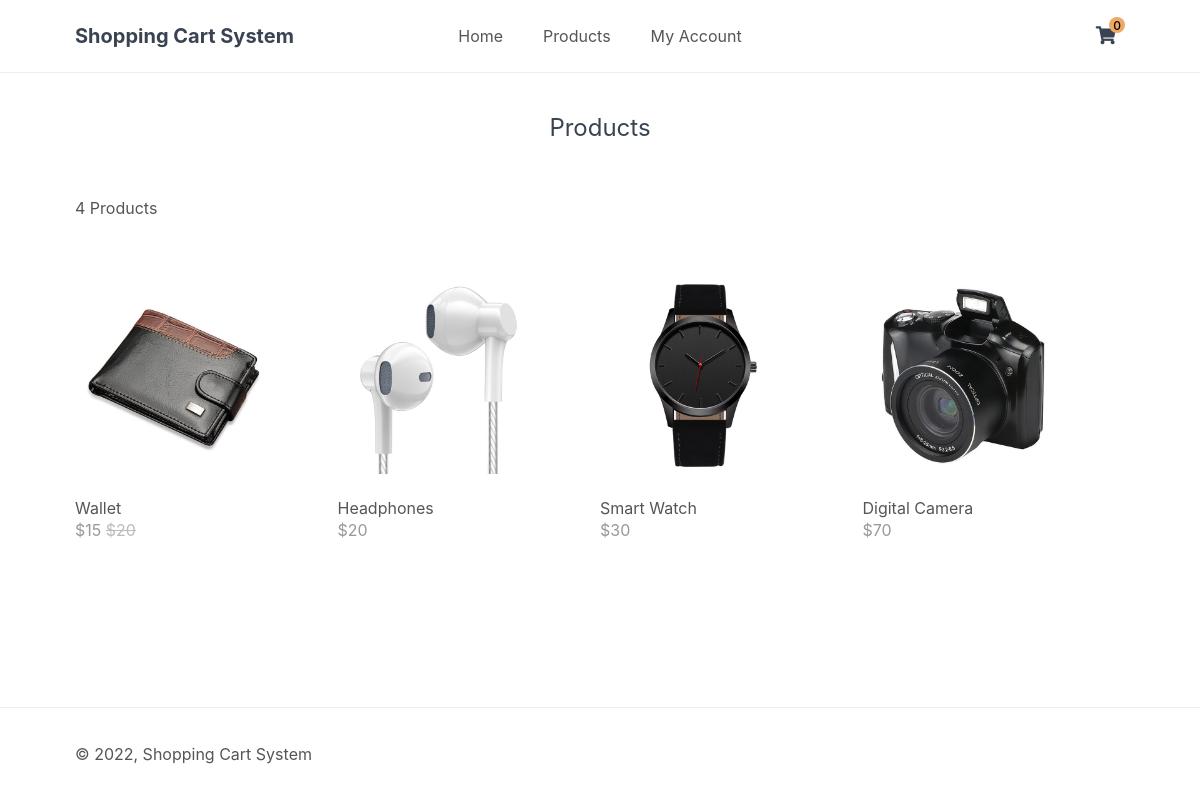
The page /index.php?page=products on the database its author committed.
### tables this page shows
CREATE TABLE IF NOT EXISTS `item` (
	`item_id`			INT NOT NULL AUTO_INCREMENT,
	`item_name` 		VARCHAR(64),
	`desc` 				VARCHAR(1024),
	`price` 			INT,
	`discount_price`	INT,
	`quantity` 			INT,
	`img` 				VARCHAR(32),
	`date_added` 		DATETIME NOT NULL DEFAULT CURRENT_TIMESTAMP,
	`availability` 		BOOLEAN,
	PRIMARY KEY (`item_id`)
);

### index.php (called while the page is built, shortened)
<?php
include 'functions.php';
$page = isset($_GET['page']) && file_exists($_GET['page'] . '.php') ? $_GET['page'] : 'home';
include $page . '.php';
?>

### products.php (the view, shortened to what this page needs)
<?php
$num_products_on_each_page = 4;
$current_page = isset($_GET['p']) && is_numeric($_GET['p']) ? (int)$_GET['p'] : 1;
$stmt = $pdo->prepare('SELECT * FROM item ORDER BY date_added DESC LIMIT ?,?');
$stmt->bindValue(1, ($current_page - 1) * $num_products_on_each_page, PDO::PARAM_INT);
$stmt->bindValue(2, $num_products_on_each_page, PDO::PARAM_INT);
$stmt->execute();
$products = $stmt->fetchAll(PDO::FETCH_ASSOC);
$total_products = $pdo->query('SELECT * FROM item')->rowCount();
?>
<?=template_header('Products')?>
<div class="products content-wrapper">
    <h1>Products</h1>
    <p><?=$total_products?> Products</p>
    <div class="products-wrapper">
        <?php foreach ($products as $product): ?>
        <a href="index.php?page=product&id=<?=$product['item_id']?>" class="product">
            <img src="imgs/<?=$product['img']?>" width="200" height="200" alt="<?=$product['item_name']?>">
            <span class="name"><?=$product['item_name']?></span>
            <span class="price">
                &dollar;<?=$product['price']?>
                <?php if ($product['discount_price'] > 0): ?>
                <span class="rrp">&dollar;<?=$product['discount_price']?></span>
                <?php endif; ?>
            </span>
        </a>
        <?php endforeach; ?>
    </div>
    <div class="buttons">
    </div>
</div>
<?=template_footer()?>

### style.css (style rules this page uses)
* { box-sizing: border-box; font-family: -apple-system, BlinkMacSystemFont, "segoe ui", roboto, oxygen, ubuntu, cantarell, "fira sans", "droid sans", "helvetica neue", Arial, sans-serif; font-size: 16px; }
html { height: 100%; }
body { position: relative; min-height: 100%; color: #555555; background-color: #FFFFFF; margin: 0; padding-bottom: 100px; }
h1, h2, h3, h4, h5 { color: #394352; }
.content-wrapper { width: 1050px; margin: 0 auto; }
main .recentlyadded .products, main .products .products-wrapper { display: flex; flex-wrap: wrap; align-items: center; padding: 40px 0 0 0; }
main .recentlyadded .products .product, main .products .products-wrapper .product { display: block; overflow: hidden; text-decoration: none; width: 25%; padding-bottom: 60px; }
main .recentlyadded .products .product img, main .products .products-wrapper .product img { transform: scale(1); transition: transform 1s; }
main .recentlyadded .products .product .name, main .products .products-wrapper .product .name { display: block; color: #555555; padding: 20px 0 2px 0; }
main .recentlyadded .products .product .price, main .products .products-wrapper .product .price { display: block; color: #999999; }
main .recentlyadded .products .product .rrp, main .products .products-wrapper .product .rrp { color: #BBBBBB; text-decoration: line-through; }
main > .products h1 { display: block; font-weight: normal; margin: 0; padding: 40px 0; font-size: 24px; text-align: center; width: 100%; }
main > .products .buttons { text-align: right; padding-bottom: 40px; }

### rows shown on the page
item: img (picture), item_name "Wallet", price "15", discount_price "20"
item: img (picture), item_name "Headphones", price "20"
item: img (picture), item_name "Smart Watch", price "30"
item: img (picture), item_name "Digital Camera", price "70"

### other values the page prints
$num_items_in_cart "0"
$total_products "4"
